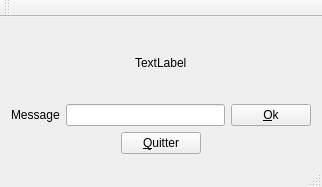
<?xml version="1.0" encoding="UTF-8"?>
<ui version="4.0">
 <class>MainWindow</class>
 <widget class="QMainWindow" name="MainWindow">
  <property name="geometry">
   <rect>
    <x>0</x>
    <y>0</y>
    <width>322</width>
    <height>187</height>
   </rect>
  </property>
  <property name="windowTitle">
   <string>MainWindow</string>
  </property>
  <widget class="QWidget" name="centralWidget">
   <layout class="QVBoxLayout" name="verticalLayout">
    <item>
     <layout class="QHBoxLayout" name="horizontalLayout">
      <item>
       <spacer name="horizontalSpacer">
        <property name="orientation">
         <enum>Qt::Horizontal</enum>
        </property>
        <property name="sizeHint" stdset="0">
         <size>
          <width>40</width>
          <height>20</height>
         </size>
        </property>
       </spacer>
      </item>
      <item>
       <widget class="QLabel" name="labelHello">
        <property name="text">
         <string>TextLabel</string>
        </property>
       </widget>
      </item>
      <item>
       <spacer name="horizontalSpacer_2">
        <property name="orientation">
         <enum>Qt::Horizontal</enum>
        </property>
        <property name="sizeHint" stdset="0">
         <size>
          <width>40</width>
          <height>20</height>
         </size>
        </property>
       </spacer>
      </item>
     </layout>
    </item>
    <item>
     <layout class="QHBoxLayout" name="horizontalLayout_3">
      <item>
       <widget class="QLabel" name="label">
        <property name="text">
         <string>Message</string>
        </property>
       </widget>
      </item>
      <item>
       <widget class="QLineEdit" name="lineEditMessage"/>
      </item>
      <item>
       <widget class="QPushButton" name="pushButton_2">
        <property name="text">
         <string>&amp;Ok</string>
        </property>
       </widget>
      </item>
     </layout>
    </item>
    <item>
     <layout class="QHBoxLayout" name="horizontalLayout_2">
      <item>
       <spacer name="horizontalSpacer_3">
        <property name="orientation">
         <enum>Qt::Horizontal</enum>
        </property>
        <property name="sizeHint" stdset="0">
         <size>
          <width>40</width>
          <height>20</height>
         </size>
        </property>
       </spacer>
      </item>
      <item>
       <widget class="QPushButton" name="pushButton">
        <property name="text">
         <string>&amp;Quitter</string>
        </property>
       </widget>
      </item>
      <item>
       <spacer name="horizontalSpacer_4">
        <property name="orientation">
         <enum>Qt::Horizontal</enum>
        </property>
        <property name="sizeHint" stdset="0">
         <size>
          <width>40</width>
          <height>20</height>
         </size>
        </property>
       </spacer>
      </item>
     </layout>
    </item>
   </layout>
  </widget>
  <widget class="QMenuBar" name="menuBar">
   <property name="geometry">
    <rect>
     <x>0</x>
     <y>0</y>
     <width>322</width>
     <height>27</height>
    </rect>
   </property>
  </widget>
  <widget class="QToolBar" name="mainToolBar">
   <attribute name="toolBarArea">
    <enum>TopToolBarArea</enum>
   </attribute>
   <attribute name="toolBarBreak">
    <bool>false</bool>
   </attribute>
  </widget>
  <widget class="QStatusBar" name="statusBar"/>
 </widget>
 <layoutdefault spacing="6" margin="11"/>
 <resources/>
 <connections/>
</ui>
